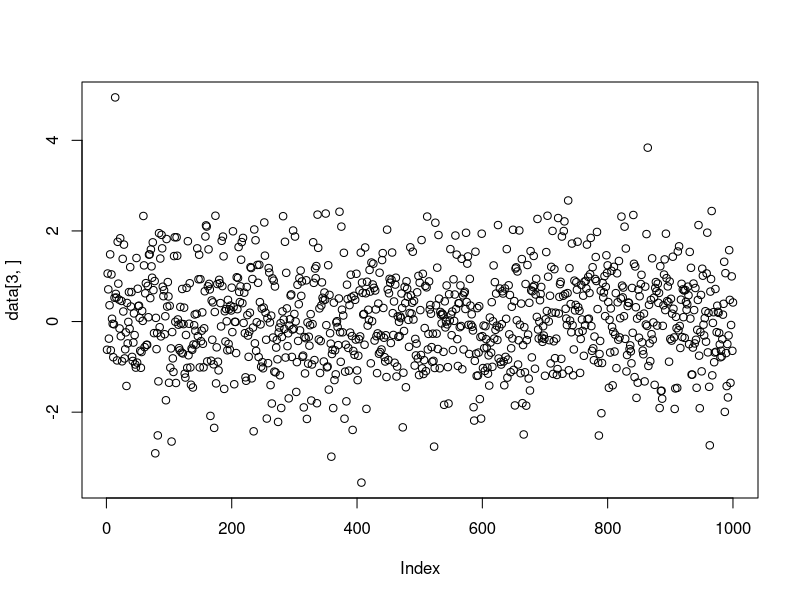

The R source for this figure: (Note: this script raises an error after producing the figure.)



mu <- c(rep(0,2500), rep(0.1, 2500))
data <- matrix(rnorm(1000 * 5, mu), nrow = 5, ncol = 1000, byrow = FALSE)
plot(data[3,])

pen <- 2*5*log(1000)/10

res1 <- dust.MD(data, method = "randIndex_Eval4",
               penalty = pen, constraints_l = 1)
res1$changepoints
res1$nb
###

res2 <- dust.MD(data, method = "randIndex_Eval3",
               penalty = pen, constraints_l = 1)
res2$changepoints
res2$nb
##
all(res1$costQ == res2$costQ)

################################################
################################################
################################################

d <- 1
mu <- c(rep(0,250), rep(2, 250))
data <- matrix(rnorm(500* d, mu), nrow = 500, ncol = d, byrow = FALSE)
data <- t(data)
plot(data[1,])

pen <- 2*d*log(500)



res1 <- dust.MD(data, method = "randIndex_Eval1",
                penalty = pen, constraints_l = 1)
res1$changepoints
res1$nb
###


res2 <- dust.MD(data, method = "randIndex_Eval0",
                penalty = pen, constraints_l = 1)
res2$changepoints
res2$nb
res2bis <- dust.1D(as.vector(data), method = "randIndex_Eval0",
                   penalty = pen)
res2bis$changepoints
res2bis$nb
###


d <- 5
mu <- c(rep(0,250), rep(10, 250))
data <- matrix(rnorm(500* d, mu), nrow = 500, ncol = d, byrow = FALSE)
data <- t(data)
plot(data[1,])

pen <- 2*d*log(500)


res3 <- dust.MD(data,
                method = "randIndex_Eval0",
                penalty = pen,
                constraints_l = 1,
                constraints_r = 1)
res3$changepoints
res3$nb
###

res4 <- dust.MD(data,
                method = "randIndex_Eval1",
                penalty = pen,
                constraints_l = 1,
                constraints_r = 2)
res4$changepoints
res4$nb

res4$nb - res3$nb

###

all(res3$costQ == res4$costQ)


#############################################




res4 <- dust.MD(data, method = "randIndex_Eval3",
                penalty = pen, constraints_l = 2, constraints_r = 2)
res4$changepoints
res4$nb



#############################################
#############################################
#############################################

d <- 5
cl <- 1
cr <- 4
n <- 5000
mu <- c(rep(4,n/2), rep(4, n/2))
data <- matrix(rnorm(n* d, mu), nrow = n, ncol = d, byrow = FALSE)
data <- t(data)
#plot(data[1,])
dim(data)
pen <- 2*d*log(n)


res0 <- dust.MD(data,
                method = "detIndex_Eval0",
                penalty = pen,
                constraints_l = cl,
                constraints_r = cr)
res0$changepoints
res0$nb
res0$nb[length(res0$nb)]
###

res1 <- dust.MD(data,
                method = "randIndex_Eval1",
                penalty = pen,
                constraints_l = cl,
                constraints_r = cr)
res1$changepoints
res1$nb
res1$nb[length(res1$nb)]

res1$nb - res0$nb
#plot(res1$nb - res0$nb)
#abline(h = 0, col = 2)

###


res3 <- dust.MD(data,
                method = "randIndex_Eval3",
                penalty = pen,
                constraints_l = cl,
                constraints_r = cr, nbLoops = d)
res3$changepoints
res3$nb
res3$nb[length(res3$nb)]

res3$nb - res0$nb
#plot(res3$nb - res0$nb)
#abline(h = 0, col = 2)


all(res1$costQ == res0$costQ)
all(res3$costQ == res0$costQ)

#plot(res3$nb - res0$nb)



library(ggplot2)

x <- 1:length(res0$nb)


# Create a data frame in long format manually
df <- data.frame(
  x = rep(x, 3),
  y = c(res0$nb, res1$nb, res3$nb),
  group = factor(rep(c("algo0", "algo1", "algo3"), each = length(res0$nb)))
)

# Plot with ggplot2
ggplot(df, aes(x = x, y = y, color = group)) +
  geom_line(size = 0.5) +
  geom_point(size = 0) +
  labs(title = "number of indices to save",
       x = "X-axis",
       y = "Values",
       color = "Legend") +
  theme_minimal()

